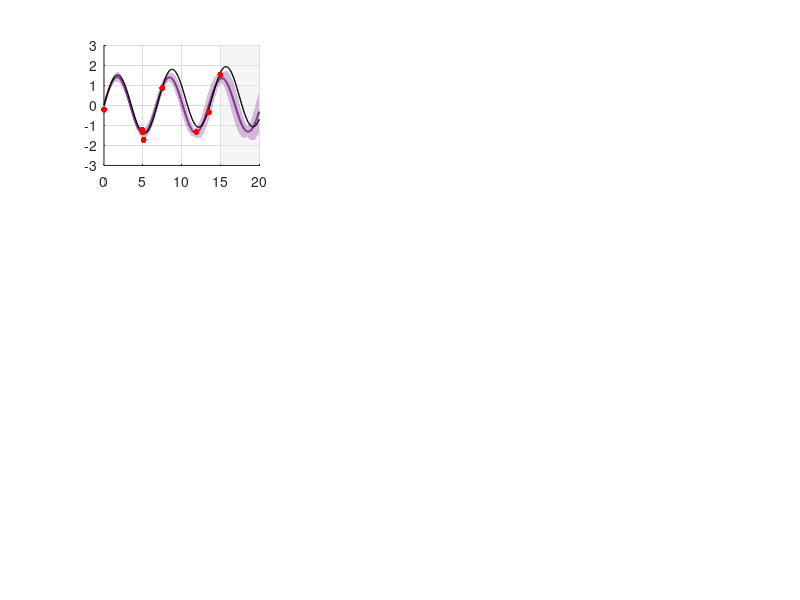

Write MATLAB code to recreate this figure. (Note: this script raises an error after producing the figure.)
%%plotting the saved data
load('fig7_data.mat')
it=[5,10,15];
purple = [0.4941 0.1843 0.5569];
orange = [0.9294 0.6941 0.1255];
figure; i=0;
for f=[1,3,5]
i=i+1;
a=it(i)/5; b=3*a-2; 

    mu_p=Pdata(:,f);
    sd_p=Pdata(:,f+1); 
    x_param=PdataE(:,f);
    y_param=PdataE(:,f+1);
   % --- Parametric ---
    subplot(3,3,b); hold on; grid on; 
    ylim([-3 3]); yl = ylim;
    fill([15 20 20 15], [yl(1) yl(1) yl(2) yl(2)], ...
     [0.9 0.9 0.9], ...      % light gray (or any RGB color)
     'FaceAlpha', 0.4, ...
     'EdgeColor', 'none');


    fill([x_pred; flipud(x_pred)], ...
         [mu_p-2*sd_p; flipud(mu_p+2*sd_p)], ...
         purple, 'FaceAlpha',0.3, 'EdgeColor','none');
    plot(x_pred, mu_p, 'Color', purple, 'LineWidth',1.5);
    plot(x_pred, ytrue_pred, 'k', 'LineWidth',1);
    scatter(x_param, y_param, 20, 'r', 'filled');
    xline(15,'--k'); 
    title('Parametric'); ylabel('y'); set(gca,'FontSize',11);xlabel('x');

 % --- GP ---
    subplot(3,3,b+1); hold on; grid on;
        ylim([-3 3]); yl = ylim;
    fill([15 20 20 15], [yl(1) yl(1) yl(2) yl(2)], ...
     [0.9 0.9 0.9], ...      % light gray (or any RGB color)
     'FaceAlpha', 0.4, ...
     'EdgeColor', 'none');

    mu_g=GPdata(:,f);
    sd_g=GPdata(:,f+1); 
    x_gp=GPdataE(:,f);
    y_gp=GPdataE(:,f+1);


    fill([x_pred; flipud(x_pred)], ...
         [mu_g-2*sd_g; flipud(mu_g+2*sd_g)], ...
         orange, 'FaceAlpha',0.3, 'EdgeColor','none');
    plot(x_pred, mu_g, 'Color', orange, 'LineWidth',1.5);
    plot(x_pred, ytrue_pred, 'k', 'LineWidth',1);
    scatter(x_gp, y_gp, 20, 'r', 'filled');
    xline(15,'--k');
    title('GP'); ylabel('y'); set(gca,'FontSize',11); xlabel('x');

    % --- Hybrid ---
    mu_h=Hdata(:,f);
    sd_h=Hdata(:,f+1); 
    x_hybrid=HdataE(:,f);
    y_hybrid=HdataE(:,f+1);

    subplot(3,3,b+2); hold on; grid on;
        ylim([-3 3]); yl = ylim;
    fill([15 20 20 15], [yl(1) yl(1) yl(2) yl(2)], ...
     [0.9 0.9 0.9], ...      % light gray (or any RGB color)
     'FaceAlpha', 0.4, ...
     'EdgeColor', 'none');
    fill([x_pred; flipud(x_pred)], ...
         [mu_h-2*sd_h; flipud(mu_h+2*sd_h)], ...
         [0.8 0.8 1], 'FaceAlpha',0.4, 'EdgeColor','none');
    plot(x_pred, ytrue_pred, 'k', 'LineWidth',1.5);
    plot(x_pred, mu_h, 'b', 'LineWidth',1);
    scatter(x_hybrid, y_hybrid, 20, 'r', 'filled');
    xline(15,'--k'); 
    title('Hybrid'); xlabel('x'); ylabel('y'); set(gca,'FontSize',11);

end 
